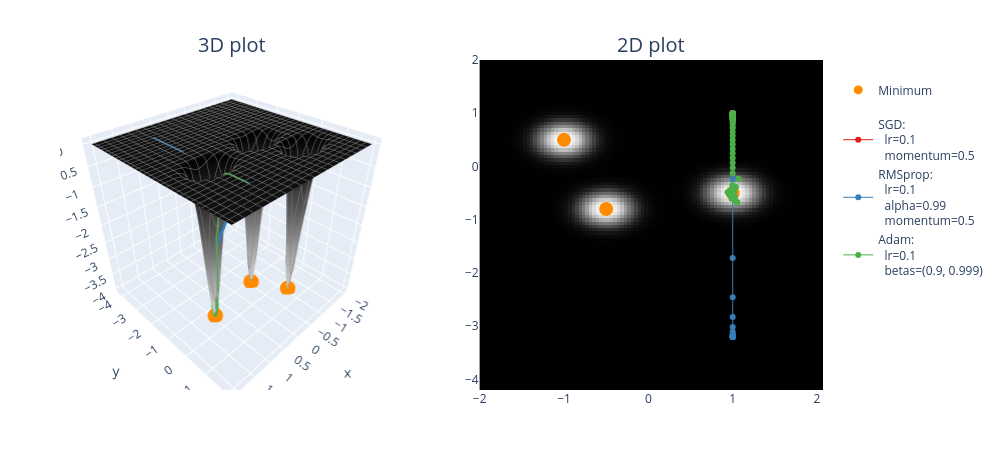

Notebook source saved alongside this figure:
### Code cell
optimizer_list = [
    (SGD, {"lr": 0.1, "momentum": 0.5}),
    (RMSprop, {"lr": 0.1, "alpha": 0.99, "momentum": 0.5}),
    (Adam, {"lr": 0.1, "betas": (0.9, 0.999)}),
]

points = []
for optimizer_class, params in optimizer_list:
    xy = t.tensor([1.0, 1.0], requires_grad=True)
    xys = opt_fn(neg_trimodal_func, xy=xy, optimizer_class=optimizer_class, optimizer_hyperparams=params)
    points.append((xys, optimizer_class, params))

plot_fn_with_points(neg_trimodal_func, points=points, x_range=(-2, 2), y_range=(-2, 2), min_points=means)
